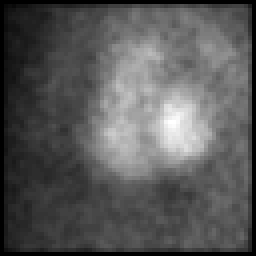
#> input picture gate_sziv/GATE01.PGM, 64 x 64 px (shown 4 times larger); its folder holds only this picture in this run
$ python final.py
#> lines starting #> are read from the running program, lines starting #| are printed output that depends on the picture; after the words box and inside, x2 and y2 are one past the last pixel; in counts of white or black regions, pixels touching at a corner belong together
import math
import os
import cv2
import numpy as np
import matplotlib.pyplot as plt
from PIL import Image


def load_images_from_folder(folder):
#> called with folder = 'gate_sziv'
    images = []
    for filename in sorted(os.listdir(folder)):
        if filename.endswith('.PGM'):
            img_path = os.path.join(folder, filename)
            img = Image.open(img_path)
#> img is the input picture: PIL image 64x64 L; min 0, max 255, mean 88
            images.append(np.array(img))
    return np.array(images)


def segment_image(image):
    blurred_image = cv2.GaussianBlur(image, (5, 5), 0)
    blurred_image_uint8 = cv2.convertScaleAbs(blurred_image)

    _, segmented_image = cv2.threshold(blurred_image_uint8, 0, 255, cv2.THRESH_BINARY + cv2.THRESH_OTSU)

    return segmented_image


def calculate_phase_amplitude(images):
    num_images = len(images)
#> num_images = 1
    height, width = images[0].shape
#> height = 64; width = 64
    phase_images = np.zeros((height, width), dtype=np.float32)
    amplitude_images = np.zeros((height, width), dtype=np.float32)

    for y in range(height):
        for x in range(width):
            c_accumulator = 0
            s_accumulator = 0

            for index, img in enumerate(images, start=1):
                nu = (2 * index - 1) * np.pi / num_images
                intensity = img[y, x]
                c_accumulator += intensity * np.cos(nu)
                s_accumulator += intensity * np.sin(nu)

            phase = (np.pi / 2) + np.arctan2(s_accumulator, c_accumulator)
            amplitude = (2 / num_images) * np.sqrt(c_accumulator ** 2 + s_accumulator ** 2)

            phase_images[y, x] = phase
            amplitude_images[y, x] = amplitude
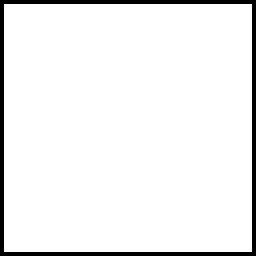
#> phase_images: shape (64, 64) float32 (shown 4 times larger); values 1.57 (black) and 4.71 (white), 93.8% white; black in thin lines or dots

    segmented_amplitude = segment_image(amplitude_images)
#> in segment_image, `blurred_image = cv2.GaussianBlur(image, (5, 5), 0)`:
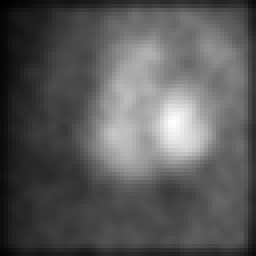
#> blurred_image: shape (64, 64) float32 (shown 4 times larger); min 8.34, max 490, mean 178; drawn with min black and max white
#> in segment_image, `blurred_image_uint8 = cv2.convertScaleAbs(blurred_image)`:
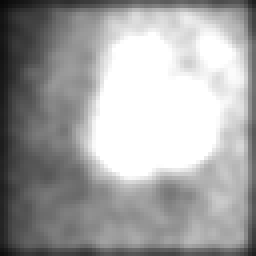
#> blurred_image_uint8: shape (64, 64) (shown 4 times larger); min 8, max 255, mean 163.3
#> in segment_image, `_, segmented_image = cv2.threshold(blurred_image_uint8, 0, 255, cv2.TH..`:
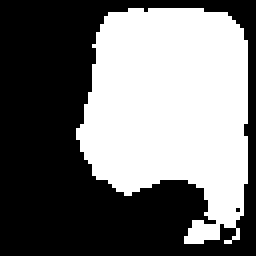
#> segmented_image: shape (64, 64) (shown 4 times larger); 45% white; 1 white region, box (x1, y1, x2, y2) and area: (19, 2, 62, 61) 1842
    _, mask = cv2.threshold(segmented_amplitude, 1, 255, cv2.THRESH_BINARY)

    phase_copy = np.copy(phase_images)
    phase_copy[mask == 0] = 0

    phase_copy = phase_copy.astype(np.float32)
    segmented_amplitude = segmented_amplitude.astype(np.float32)

    phase_overlay = cv2.addWeighted(phase_copy, 1.0, segmented_amplitude, 0.0, 0)

    return phase_overlay, amplitude_images


def visualize_amplitude_and_phase(phase_image, amplitude_image):
    # Visualize Amplitude Image
    plt.figure(figsize=(10, 5))
    plt.subplot(1, 2, 1)
    plt.imshow(amplitude_image, cmap='jet')
    plt.title('Amplitude Image')
    plt.colorbar()

    # Visualize Phase Image
    plt.subplot(1, 2, 2)
    plt.imshow(phase_image, cmap='jet', vmin=0, vmax=2 * np.pi)
    plt.title('Phase Image')
    plt.colorbar(label='Phase (radians)')

    plt.show()
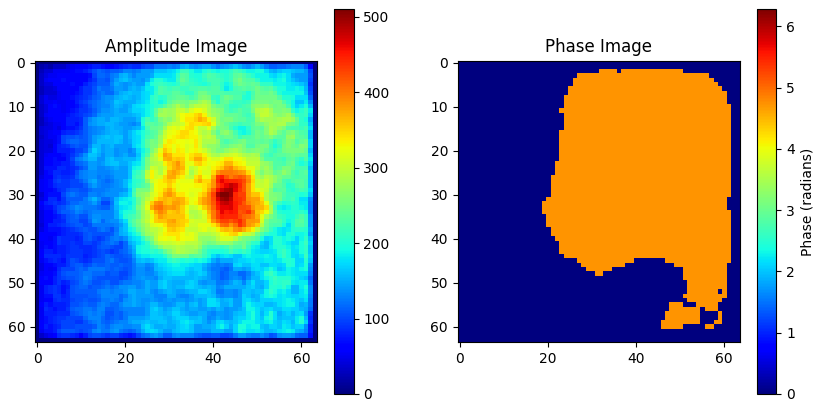
#> figure drawn by matplotlib, 4 panels


def main():
    folder = "gate_sziv"
    gated_images = load_images_from_folder(folder)
    phase_images, amplitude_images = calculate_phase_amplitude(gated_images)
    visualize_amplitude_and_phase(phase_images, amplitude_images)


if __name__ == "__main__":
    main()

$ run again, on gate_sziv/GATE07.PGM
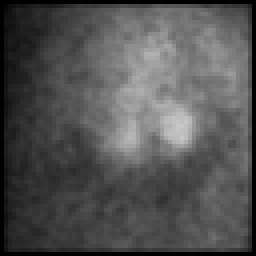
#> input picture gate_sziv/GATE07.PGM, 64 x 64 px (shown 4 times larger)
#> in load_images_from_folder, img is the input picture: PIL image 64x64 L; min 0, max 199, mean 82.3
#> num_images = 1
#> in segment_image, `_, segmented_image = cv2.threshold(blurred_image_uint8, 0, 255, cv2.TH..`:
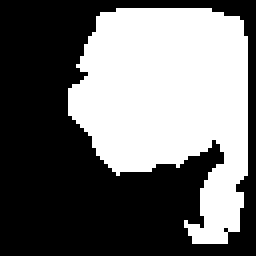
#> segmented_image: shape (64, 64) (shown 4 times larger); 43% white; 1 white region, box (x1, y1, x2, y2) and area: (17, 2, 62, 61) 1761
#> in visualize_amplitude_and_phase, `plt.show()`:
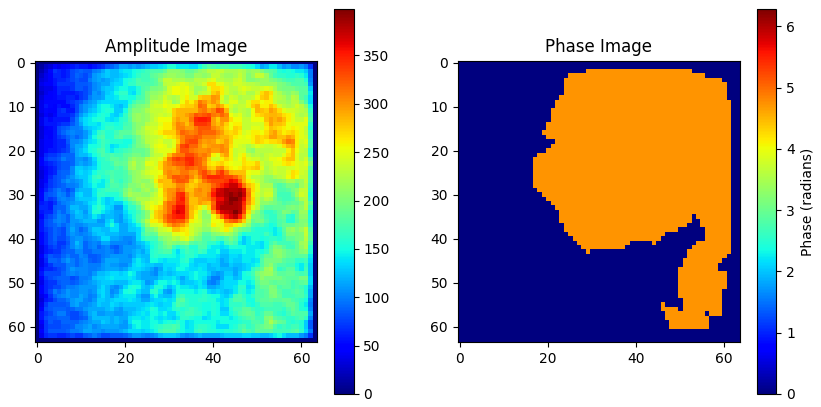
#> figure drawn by matplotlib, 4 panels
